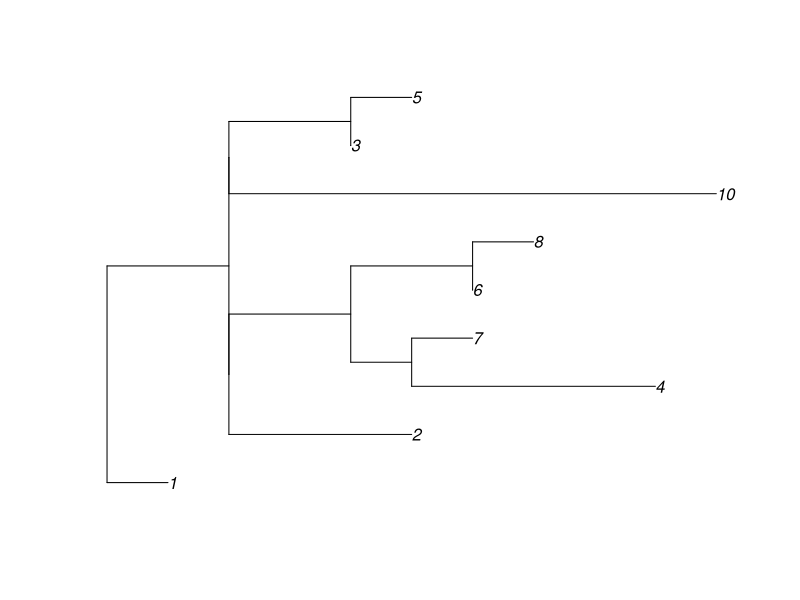

Source code (R):
# makenewick.R
# outputs a Newick representation of a tree based on a line list
# for Josh Herbeck
# April 2023

makenewickstring <- function(source, lineList) {
    # takes the head node(s) as an argument ("source")
    if (length(source)==1) {
        recipients <- lineList$recipient[lineList$source==source]
        if (length(recipients)==0) { # leaf
            paste0(as.character(source),":",(lineList$sampleTime-lineList$infectionTime)[source==lineList$recipient])
        } else if (length(recipients)==1) {  # (a,b)
            paste0("(",source,":",min((lineList$sampleTime[source==lineList$recipient]-lineList$infectionTime)[source==lineList$source]),",",
                   makenewickstring(recipients, lineList),"):",
                   (lineList$infectionTime[recipients==lineList$recipient] -
                    lineList$infectionTime[source==lineList$recipient]))
        } else { # ((a,b), c)
            sortedrecipients <- rev(recipients[(order(lineList$infectionTime[match(recipients, lineList$recipient)]))]) # sort by recency when >1 recipient. Ties are not resolved.
#            paste0("((",source,":*",min(lineList$sampleTime[source==lineList$recipient]-lineList$infectionTime[source==lineList$source]),",",makenewickstring(sortedrecipients[1], lineList),"):;",
            paste0("((",source,":",min(lineList$sampleTime[source==lineList$recipient]-lineList$infectionTime[source==lineList$recipient]),",",makenewickstring(sortedrecipients[1], lineList),"):",
            (lineList$infectionTime[recipients[2]==lineList$recipient] -
             lineList$infectionTime[recipients[1]==lineList$recipient]),",",
            makenewickstring(sortedrecipients[-1], lineList),"):",
            (lineList$infectionTime[recipients[1]==lineList$recipient] -
             lineList$infectionTime[source==lineList$recipient]))
        }
    } else if (length(source)>1) {
        # recursively converts a vector of sources into binary trees. E.g., "a b c d" -> (((a,b),c),d)
        # assumes sources are sorted by time
        paste0("(",makenewickstring(source[1], lineList),",",makenewickstring(source[-1], lineList),"):?",
        (lineList$infectionTime[source[1]==lineList$recipient] -
         lineList$infectionTime[source[2]==lineList$recipient])) # not sure if branch length is correct
    } else { # no source passed in?
        print("ERROR")
        NULL # error
    }
}

# working example
library(tidyr) # this is needed just to make the sample data
sampleLineList <- tribble(
    ~source, ~recipient, ~infectionTime, ~sampleTime, 
    0,1,1,3,
    1,2,2,5,
    2,3,4,6,
    2,4,5,9,
    3,5,6,7,
    4,6,7,9,
    4,7,8,9,
    6,8,9,10)

headnode <- sampleLineList$recipient[sampleLineList$source==0]
test <- print(paste0(makenewickstring(headnode, sampleLineList),";"))

test <- "(1:1,((2:3,((4:4,7:1):1,(6:0,8:1):2):2):0,(10:8,(3:0,5:1):2):0):2):1;"

tree <- ape::read.tree(text = test)
plot(tree)


# should be: "(1:1,((2:0,((4:1,7:1):1,(6:0,8:1):2):2):0,(10:8,(3:0,5:1):2):0):2):1;"
# i.e. 2:0 and 4:1




# second example with three-way branch
sampleLineList <- tribble(
    ~source, ~recipient, ~infectionTime, ~sampleTime, 
    0,1,1,3,
    1,2,2,5,
    2,3,4,6,
    2,4,5,9,
    2,9,9,11,
    3,5,6,7,
    4,6,7,9,
    4,7,8,9,
    6,8,9,10)

headnode <- sampleLineList$recipient[sampleLineList$source==0]
test <- print(paste0(makenewickstring(headnode, sampleLineList),";"))
test <- "(1:1,((2:3,9:2):1,(((4:4,7:1):1,(6:0,8:1):2):2,(3:0,5:1):2):1):2):1;"
